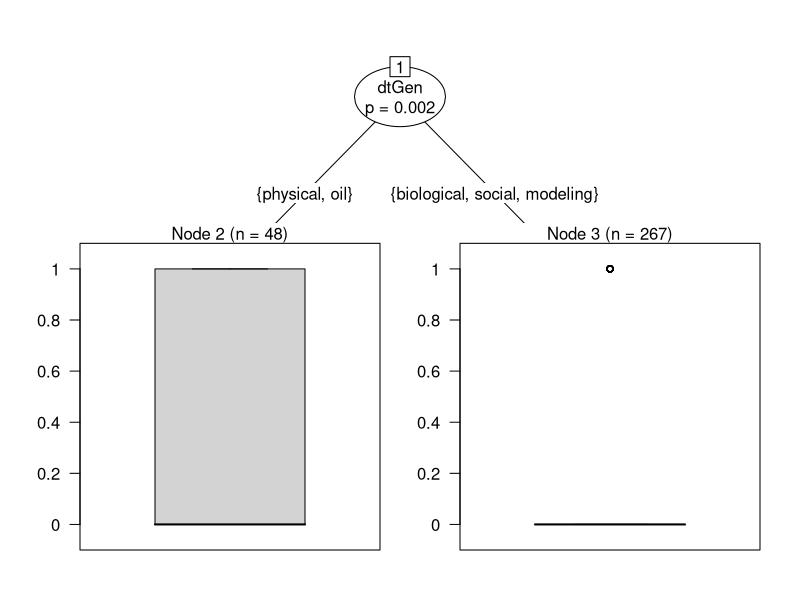
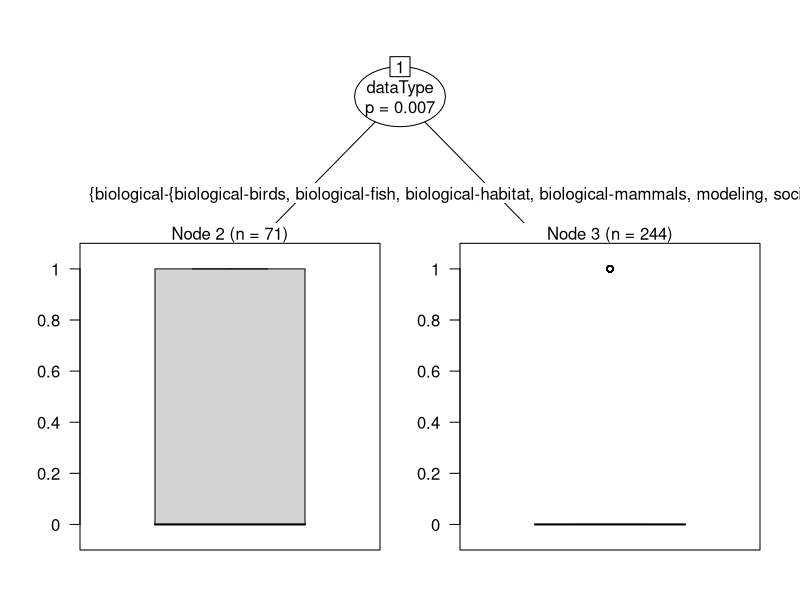

Generate these figures, in order, with R:
## ---- chunk 1

library(knitr)
library(dplyr)
library(readr)
library(ggplot2)
library(reshape2)
library(grid)
library(gridExtra)
library(party)

rslt=read.csv('data/archResRevised2.csv',header=T,stringsAsFactors=T)
rslt[rslt$Status=='published','Status']<-'Published'

rslt$succ=ifelse(rslt$Status %in% c('Published','SentData','Revised'),0,1) # 0=success???
rslt$statSucc=ifelse(rslt$Status %in% c('Published','SentData','Revised'),1,0) # 1 = success, 2 = not successful


agDes=read.csv('data/ecoInfoAgencyDesig.csv',header=T,stringsAsFactors=T,col.names=c('agency','agGrp','agSubGrp'))
agDes$agGrp=gsub('nonProf','private',agDes$agGrp)


rslt2=merge(rslt,agDes,all.x=T)
rslt2=rslt2 %>%
  filter(!end>2010) %>%
  select(Status,start,end,ecosystem,dataType,statSucc,agGrp,agSubGrp,reason)

splBio=strsplit(as.character(rslt2$dataType),'-')
rslt3<-rslt2 %>%
  mutate(dtGen=sapply(splBio,function(x) as.factor(x[1])))

head(rslt3)
## ---- chunk 2
statusProps=table(rslt2$Status)
eqProp=chisq.test(statusProps) #not equal proportions

eqProp
## ---- chunk 3

dtProps=table(rslt3$statSucc,rslt3$dtGen)
dtChi=chisq.test(dtProps)

dtChi
## ---- chunk 4

bioProps=table(rslt2$statSucc,rslt2$dataType)
bioChi=chisq.test(bioProps)

bioChi
## ---- chunk 5
secProps=table(rslt2$statSucc,rslt2$agGrp)
sectChi=chisq.test(secProps)

sectChi
## ---- chunk 6
subSecProps=table(rslt2$statSucc,rslt2$agSubGrp)
subSectChi=chisq.test(subSecProps)

subSectChi
## ---- chunk 7

tempProps=table(rslt2$statSucc,as.character(rslt2$end))
tempChi=chisq.test(tempProps)

tempChi
## ---- chunk 8

succBlrGen<-glm(formula = statSucc~agSubGrp+end+dtGen,family='binomial',data=rslt3)

## statSucc = Binomial: did we recover the data?
## agGrp = sector of home institution
## end = last year project was funded by EVOSTC
## dtgeb = general field of study (bio grouped)

summary(succBlrGen)

## ---- chunk 9

succBlrBio<-glm(formula = statSucc~agSubGrp+end+dataType,family='binomial',data=rslt3)

## statSucc = Binomial: did we recover the data?
## agGrp = sector of home institution
## end = last year project was funded by EVOSTC
## dataType = field of study (bio ungrouped)

summary(succBlrBio)

## ---- chunk 10


contrasts(rslt3$dtGen) = contr.sum(5)
contrasts(rslt3$agSubGrp) = contr.sum(6)

succBlrGen<-glm(formula = statSucc~agSubGrp+end+dtGen,family='binomial',data=rslt3)

## statSucc = Binomial: did we recover the data?
## agGrp = sector of home institution
## end = last year project was funded by EVOSTC
## dtgeb = general field of study (bio grouped)

summary(succBlrGen)

## ---- chunk 11

contrasts(rslt3$dataType) = contr.sum(10)

succBlrBio<-glm(formula = statSucc~agSubGrp+end+dataType,family='binomial',data=rslt3)

## statSucc = Binomial: did we recover the data?
## agGrp = sector of home institution
## end = last year project was funded by EVOSTC
## dataType = field of study (bio ungrouped)

summary(succBlrBio)

## ---- chunk 12

partree<-ctree(statSucc~agSubGrp+end+dtGen,data=rslt3)

partree

plot(partree)
## ---- chunk 13
partyFor<-cforest(statSucc~agSubGrp+end+dtGen,data=rslt3,controls = cforest_unbiased(mtry = 2, ntree = 1000))
varimp(partyFor)
## ---- chunk 14
rm(partree)
partreeBio<-ctree(statSucc~agSubGrp+end+dataType,data=rslt3)

partreeBio

plot(partreeBio)
## ---- chunk 15
partyForBio<-cforest(statSucc~agSubGrp+end+dataType,data=rslt3,controls = cforest_unbiased(mtry = 2, ntree = 1000))
varimp(partyForBio)
